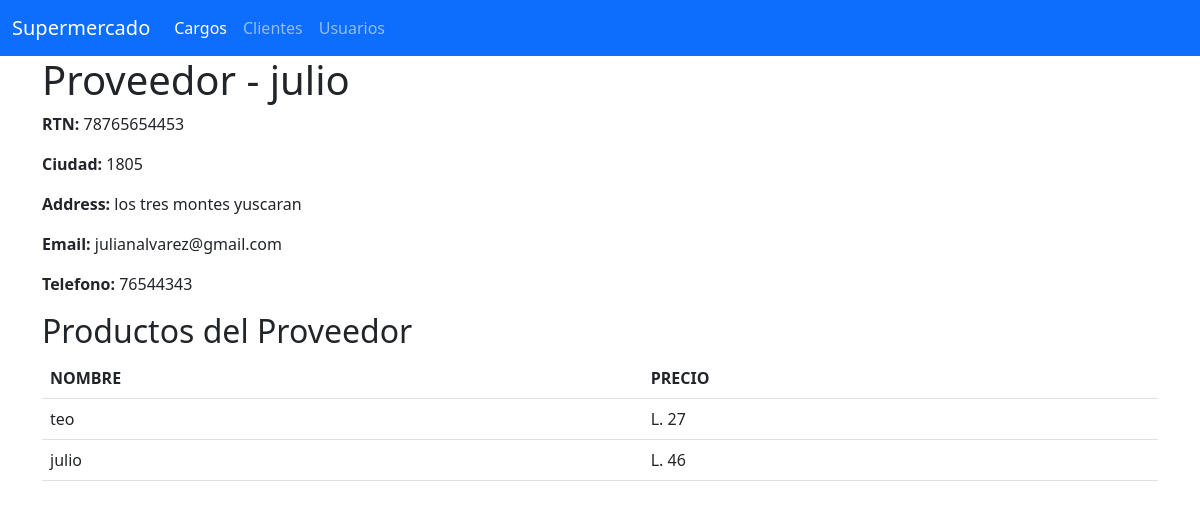
/inventario/proveedores/10ae2676-9756-456c-850c-7c05dd73e69f/profile, run on the app's committed database.
### Inventario/models.py (models this page shows, shortened)
class Proveedor(models.Model):
    uuid =  models.UUIDField(primary_key=True, unique=True, default=uuid4, verbose_name='UUID')
    rtn =  models.CharField(max_length=14, verbose_name='RTN', help_text='Ingrese el RTN del proveedor')
    name =  models.CharField(max_length=150, verbose_name='Nombre', help_text='Ingrese el nombre del proveedor')
    city =  models.CharField(max_length=4, choices=CITIES, verbose_name='Ciudad', help_text='Seleccione la ciudad del proveedor')
    address =  models.CharField(max_length=255, verbose_name='Direccion', help_text='Ingrese la direccion del proveedor')
    email  =  models.CharField(max_length=70, verbose_name='Correo Electrónico', help_text='Ingrese el correo electronico del proveedor')
    phone =  models.CharField(max_length=8, verbose_name='Telefono', help_text='Ingrese el correo del proveedor')
    status =  models.BooleanField(default=True, verbose_name='Estado', help_text='Seleccione el estado del proveedor')
    createdAt =  models.DateTimeField(auto_now_add=True)
    updatedAt =  models.DateTimeField(auto_now=True)

class Producto(models.Model):
    uuid =  models.UUIDField(primary_key=True, unique=True, default=uuid4, verbose_name="UUID")
    name =  models.CharField(max_length=200, verbose_name="Nombre")
    price =  models.IntegerField(verbose_name="Precio")
    provider =  models.ForeignKey(Proveedor, on_delete=models.CASCADE, verbose_name="Proveedor")
    status =  models.BooleanField(default=True, verbose_name='Estado', help_text='Seleccione el estado del proveedor')
    createdAt =  models.DateTimeField(auto_now_add=True)
    updatedAt =  models.DateTimeField(auto_now=True)

### Inventario/views.py (the view)
# urls.py: path('proveedores/<uuid:uuid>/profile', ObtenerProveedorPorUUID.as_view(), name='obtener_proveedor_por_uuid'),
class ObtenerProveedorPorUUID(View):
    def get(self, request, uuid):
        proveedor =  Proveedor.objects.get(uuid=uuid)
        productos =  Producto.objects.filter(provider=proveedor)
        return render(request, 'proveedores/proveedor_por_uuid.html', {'proveedor': proveedor, 'productos':productos})

### Inventario/templates/proveedores/proveedor_por_uuid.html
{% extends "base.html" %}
{% block body %}
    <h1>Proveedor - {{proveedor.name}}</h1>
    <p><b>RTN: </b> {{proveedor.rtn}}</p>
    <p><b>Ciudad: </b> {{proveedor.city}}</p>
    <p><b>Address: </b> {{proveedor.address}}</p>
    <p><b>Email: </b> {{proveedor.email}}</p>
    <p><b>Telefono: </b> {{proveedor.phone}}</p>
    <h2>Productos del Proveedor</h2>
    <table class="table">
        <tr>
            <th>NOMBRE</th>
            <th>PRECIO</th>
        </tr>
        {% for producto in productos %}
            <tr>
                <td>{{producto.name}}</td>
                <td>L. {{producto.price}}</td>
            </tr>
        {% endfor %}
    </table>
{% endblock %}

### data on the page
Proveedor: name "julio", rtn "78765654453", city "1805", address "los tres montes yuscaran", email "julianalvarez@gmail.com", phone "76544343"
Producto: name "teo", price "27"
Producto: name "julio", price "46"
